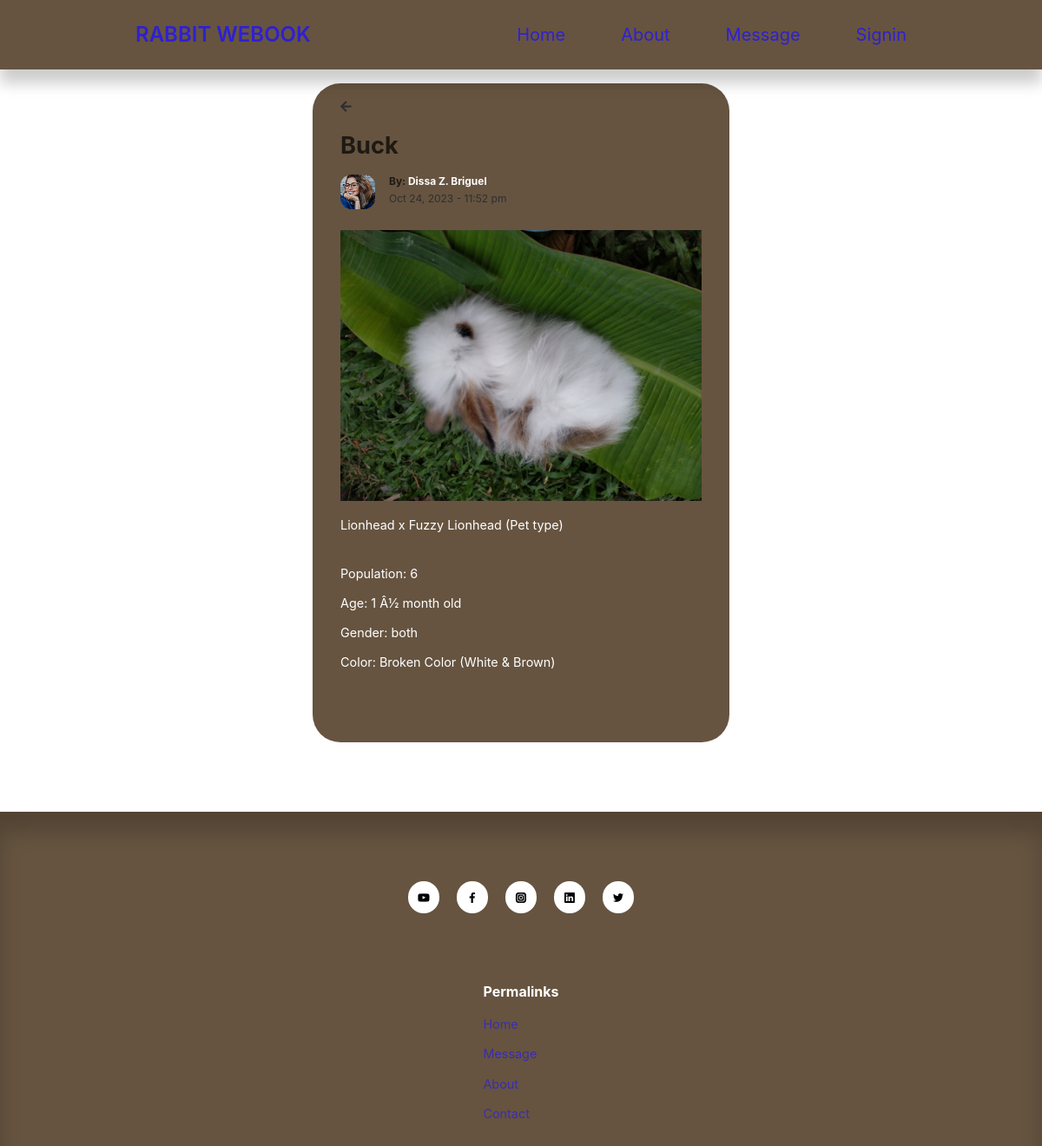
Screenshot of /breeder/post.php?id=74 with the database file from the repository.
### tables this page shows
CREATE TABLE `posts` (
  `id` int(11) UNSIGNED NOT NULL,
  `title` varchar(255) NOT NULL,
  `body` text NOT NULL,
  `thumbnail` varchar(255) NOT NULL,
  `date_time` timestamp NOT NULL DEFAULT current_timestamp(),
  `category_id` int(11) UNSIGNED DEFAULT NULL,
  `author_id` int(11) UNSIGNED NOT NULL,
  `is_featured` tinyint(1) NOT NULL,
  `age` varchar(255) NOT NULL,
  `color` varchar(255) NOT NULL,
  `gender` varchar(255) NOT NULL,
  `population` varchar(255) NOT NULL
);

CREATE TABLE `users` (
  `id` int(11) UNSIGNED NOT NULL,
  `unique_id` varchar(255) NOT NULL,
  `firstname` varchar(50) NOT NULL,
  `lastname` varchar(50) NOT NULL,
  `username` varchar(50) NOT NULL,
  `email` varchar(255) NOT NULL,
  `password` varchar(255) NOT NULL,
  `avatar` varchar(255) NOT NULL,
  `is_admin` tinyint(1) NOT NULL,
  `status` varchar(255) NOT NULL,
  `address` varchar(1000) NOT NULL,
  `contact` varchar(12) NOT NULL,
  `location` int(11) DEFAULT NULL
);

### breeder/post.php (the view, shortened to what this page needs)
<?php
require 'partials/header.php';
if(isset($_GET['id'])) {
    $id = filter_var($_GET['id'], FILTER_SANITIZE_NUMBER_INT);
    $query = "SELECT * FROM posts WHERE id=$id";
    $result = mysqli_query($connection, $query);
    $post = mysqli_fetch_assoc($result);
} else {
    header('location: ' . ROOT_URL . 'breeder/home.php');
    die();
}
?>
    <section class="singlepost">
        <div class="container singlepost__container">
        <i class="fas fa-arrow-left"></i><a href="index.php"><h2> <?= $post['title'] ?></h2></a>
            <div class="post__author">
                    <?php
                        $author_id = $post['author_id'];
                        $author_query = "SELECT *FROM users WHERE id=$author_id";
                        $author_result = mysqli_query($connection, $author_query);
                        $author = mysqli_fetch_assoc($author_result);
                    ?>
                        <div class="post__author-avatar">
                            <img src="<?= ROOT_URL?>images/<?= $author['avatar'] ?>">
                        </div>
                        <div class="post__author-info">
                        <h5>By: <a href="get-profile.php?id=<?= $author['id'] ?>" class="cc"><?= ucwords( "{$author['firstname']} {$author['lastname']}") ?></a></h5>
                        <small><?= date("M d, Y - h:i a", strtotime($post['date_time'])) ?></small>
                    </div>
            </div>
            <div class="singlepost__thumbnail">
                <img src="<?= ROOT_URL ?>images/<?= $post['thumbnail'] ?>">
            </div>
            <p><?= $post['body'] ?></p><br>
            <p>Population: <?= $post['population'] ?></p>
            <p>Age: <?= $post['age'] ?></p>
            <p>Gender: <?= $post['gender'] ?></p>
            <p>Color: <?= $post['color'] ?></p>
        </div>
    </section>
<?php
require 'partials/footer.php';
?>

### css/style27.css (style rules this page uses)
:root { --color-primary: #9c9c79; --color-primary-light: hsl(242, 91%, 69%, 18%); --color-primary-variant: #5854c7; --color-red: red; --color-red-light: hsl(346, 87%, 46%, 15%); --color-green: #00c476; --color-green-light: hsl(156, 100%, 38%, 15%); --color-gray-1000: #d3b68d; --color-gray-900: #d3b68d; --color-gray-700: #5877cc; --color-gray-300: white; --color-gray-200: rgba(244, 244, 247, 0.7); --color-white: #ffffff; --color-bg: #9c9c79; --transition: all 300ms ease; --container-width-lg: 74%; --container-width-md: 88%; --form-width: 40%; --card-border-radius-1: 0.3rem; --card-border-radius-2: 0.5rem; --card-border-radius-3: 0.8rem; --card-border-radius-4: 2rem; --card-border-radius-5: 5rem; }
* { margin: 0; padding: 0; outline: 0; border: 0; appearance: 0; list-style: none; text-decoration: none; box-sizing: border-box; }
body { font-family: 'Montserrat', sans-serif; line-height: 1.6; color: var(--color-gray-200); overflow-x: hidden; background: var(--color-bg); font-size: 0.9rem; }
.container { width: var(--container-width-lg); max-width: 1800px; margin-inline: auto; }
section { margin-top: 3rem; width: 100vw; }
h1, h2, h3, h4, h5 { color: var(--color-white); line-height: 1.3; }
h2 { font-size: 1.7rem; margin: 1rem 0; }
a { color: var(--color-white); transition: var(--transition); }
img { display: block; width: 100%; object-fit: cover; }
.singlepost, .singlepost-x { margin: 6rem 0 5rem; justify-content: space-between; }
.singlepost__container { width: var(--form-width); background: var(--color-gray-900); padding: 1rem 2rem 1rem; justify-content: space-between; margin-bottom: 10px; }
.singlepost__thumbnail, .singlepost__thumbnail-x { margin: 1.5rem 0 1rem; }
.singlepost__container p { margin-top: 0.6rem; line-height: 1.6; }
h2 { margin-left: 200px; margin-bottom: 20px; }

### css/style012.css (style rules this page uses)
:root { --color-primary: #fff; --color-primary-light: hsla(26, 49%, 30%, 0.18); --color-primary-variant: #c0b8ae; --color-red: red; --color-red-light: hsl(346, 87%, 46%, 15%); --color-green: #47fd2ff1; --color-green-light: hsl(156, 100%, 38%, 15%); --color-gray-900: #876a44; --color-gray-1000: #665440; --color-gray-700: #5877cc; --color-gray-300: #fff; --color-gray-200: rgba(0, 0, 0, 0.7); --color-white: #fff; --color-bg: #fff; --transition: all 300ms ease; --container-width-lg: 74%; --container-width-md: 88%; --form-width: 40%; --card-border-radius-1: 0.3rem; --card-border-radius-2: 0.5rem; --card-border-radius-3: 0.8rem; --card-border-radius-4: 2rem; --card-border-radius-5: 5rem; }
* { margin: 0; padding: 0; outline: 0; border: 0; appearance: 0; list-style: none; text-decoration: none; box-sizing: border-box; }
body { font-family: 'Montserrat', sans-serif; line-height: 1.6; color: black; overflow-x: hidden; background: var(--color-primary); font-size: 0.9rem; }
.container { width: var(--container-width-lg); max-width: 1800px; margin-inline: auto; }
section { margin-top: 3rem; width: 100vw; }
h1, h2, h3, h4, h5 { color: var(--color-gray-200); line-height: 1.3; }
h2 { font-size: 1.7rem; margin: 1rem 0; }
a { color: var(--color-bg); transition: var(--transition); }
img { display: block; width: 100%; object-fit: cover; }
.post__author { display: flex; gap: 1rem; margin-top: 1rem; }
.post__author-avatar { width: 2.5rem; height: 2.5rem; border-radius: var(--card-border-radius-3); overflow: hidden; }
.singlepost { margin: 6rem 0 5rem; }
.singlepost__container { width: var(--form-width); background: var(--color-gray-1000); padding: 1rem 2rem 5rem; border-radius: var(--card-border-radius-4); }
.singlepost__thumbnail { margin: 1.5rem 0 1rem; }
.singlepost__container p { margin-top: 0.6rem; line-height: 1.7; color: var(--color-bg); }

### css/style.css (style rules this page uses)
body { font-family: -apple-system, BlinkMacSystemFont, Roboto, Segoe UI, Helvetica Neue, Helvetica, Arial, sans-serif; margin: 0 auto; -webkit-font-smoothing: antialiased; box-sizing: border-box; color: #2f2f2f; line-height: 1.5; }
a { text-decoration: none; color: #2f20d1; }
img { height: auto; max-width: 100%; vertical-align: middle; }

### breeder/post.php (style rules this page uses)
.cc { color: #fff; cursor: pointer; }

### rows the page displays
posts: title "Buck", date_time "Oct 24, 2023 - 11:52 pm", thumbnail (picture), body "Lionhead x Fuzzy Lionhead (Pet type)", population "6", age "1 Â½ month old", gender "both", color "Broken Color (White & Brown)"
users: avatar (picture), firstname+lastname "Dissa Z. Briguel"
